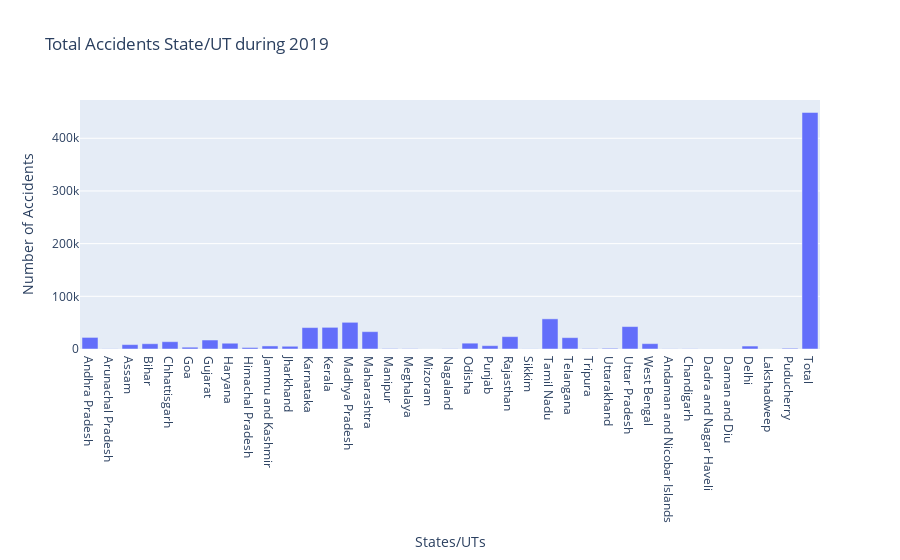
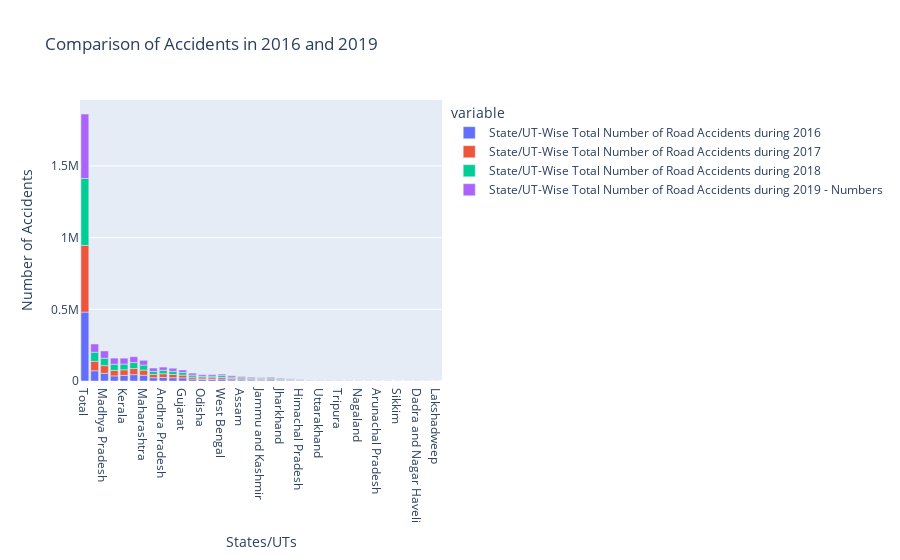
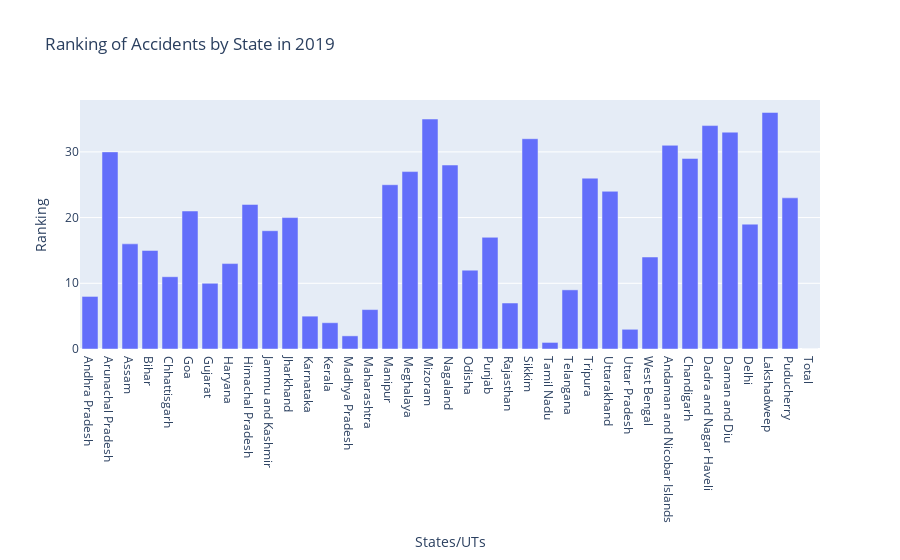
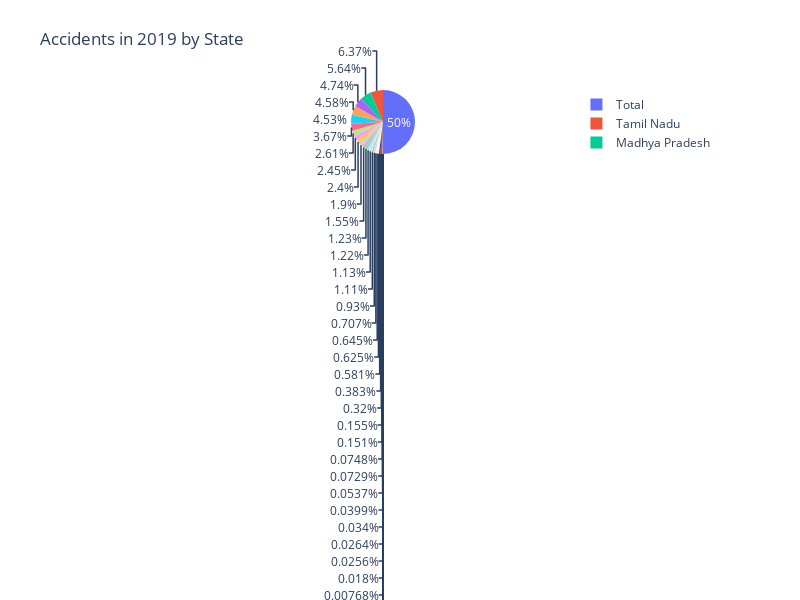

Notebook code cell kept with these figures, in order:
### Code cell
f1=px.bar(df, x='States/UTs', y='State/UT-Wise Total Number of Road Accidents during 2019 - Numbers', title='Total Accidents State/UT during 2019')
f1.update_layout(yaxis_title='Number of Accidents', height=1000)
f1.show()

top=df.nlargest(37, 'State/UT-Wise Total Number of Road Accidents during 2019 - Numbers')
f2=px.bar(top, x='States/UTs', y=['State/UT-Wise Total Number of Road Accidents during 2016', 'State/UT-Wise Total Number of Road Accidents during 2017', 'State/UT-Wise Total Number of Road Accidents during 2018', 'State/UT-Wise Total Number of Road Accidents during 2019 - Numbers'], title='Comparison of Accidents in 2016 and 2019')
f2.update_layout(yaxis_title='Number of Accidents', height=1000)
f2.show()

f3=px.bar(df, x='States/UTs', y='State/UT-Wise Total Number of Road Accidents during 2019 - Rank', title='Ranking of Accidents by State in 2019')
f3.update_layout(yaxis_title='Ranking', height=1000)
f3.show()

f4=px.pie(df, names='States/UTs', values='Share of States/UTs in Total Number of Road Accidents - 2019', title='Accidents in 2019 by State')
f4.update_layout(width=800, height=600)
f4.show()

### Figure 1 — Plotly figure (JSON) as saved in the notebook; plotly's stock layout.template omitted (floating-point values rounded to 4 significant figures)
{"data": [{"alignmentgroup": "True", "hovertemplate": "States/UTs=%{x}<br>State/UT-Wise Total Number of Road Accidents during 2019 - Numbers=%{y}<extra></extra>", "legendgroup": "", "marker": {"color": "#636efa", "pattern": {"shape": ""}}, "name": "", "offsetgroup": "", "orientation": "v", "showlegend": false, "textposition": "auto", "type": "bar", "x": ["Andhra Pradesh", "Arunachal Pradesh", "Assam", "Bihar", "Chhattisgarh", "Goa", "Gujarat", "Haryana", "Himachal Pradesh", "Jammu and Kashmir", "Jharkhand", "Karnataka", "Kerala", "Madhya Pradesh", "Maharashtra", "Manipur", "Meghalaya", "Mizoram", "Nagaland", "Odisha", "Punjab", "Rajasthan", "Sikkim", "Tamil Nadu", "Telangana", "Tripura", "Uttarakhand", "Uttar Pradesh", "West Bengal", "Andaman and Nicobar Islands", "Chandigarh", "Dadra and Nagar Haveli", "Daman and Diu", "Delhi", "Lakshadweep", "Puducherry", "Total "], "xaxis": "x", "y": [21992, 237, 8350, 10007, 13899, 3440, 17046, 10944, 2873, 5796, 5217, 40658, 41111, 50669, 32925, 672, 482, 62, 358, 11064, 6348, 23480, 162, 57228, 21570, 655, 1352, 42572, 10158, 230, 305, 68, 69, 5610, 1, 1392, 449002], "yaxis": "y"}], "layout": {"autosize": true, "barmode": "relative", "dragmode": "zoom", "legend": {"tracegroupgap": 0}, "title": {"text": "Total Accidents State/UT during 2019"}, "xaxis": {"anchor": "y", "autorange": false, "domain": [0, 1], "range": [-0.5, 36.5], "title": {"text": "States/UTs"}, "type": "category"}, "yaxis": {"anchor": "x", "autorange": false, "domain": [0, 1], "range": [4.075e-10, 472600.0], "title": {"text": "Number of Accidents"}, "type": "linear"}}}

### Figure 2 — Plotly figure (JSON) as saved in the notebook; plotly's stock layout.template omitted (floating-point values rounded to 4 significant figures)
{"data": [{"alignmentgroup": "True", "hovertemplate": "variable=State/UT-Wise Total Number of Road Accidents during 2016<br>States/UTs=%{x}<br>value=%{y}<extra></extra>", "legendgroup": "State/UT-Wise Total Number of Road Accidents during 2016", "marker": {"color": "#636efa", "pattern": {"shape": ""}}, "name": "State/UT-Wise Total Number of Road Accidents during 2016", "offsetgroup": "State/UT-Wise Total Number of Road Accidents during 2016", "orientation": "v", "showlegend": true, "textposition": "auto", "type": "bar", "x": ["Total ", "Tamil Nadu", "Madhya Pradesh", "Uttar Pradesh", "Kerala", "Karnataka", "Maharashtra", "Rajasthan", "Andhra Pradesh", "Telangana", "Gujarat", "Chhattisgarh", "Odisha", "Haryana", "West Bengal", "Bihar", "Assam", "Punjab", "Jammu and Kashmir", "Delhi", "Jharkhand", "Goa", "Himachal Pradesh", "Puducherry", "Uttarakhand", "Manipur", "Tripura", "Meghalaya", "Nagaland", "Chandigarh", "Arunachal Pradesh", "Andaman and Nicobar Islands", "Sikkim", "Daman and Diu", "Dadra and Nagar Haveli", "Mizoram", "Lakshadweep"], "xaxis": "x", "y": [480652, 71431, 53972, 35612, 39420, 44403, 39878, 23066, 24888, 22811, 21859, 13580, 10532, 11234, 13580, 8222, 7435, 6952, 5501, 7375, 4932, 4304, 3168, 1766, 1591, 538, 557, 620, 75, 428, 249, 238, 210, 71, 70, 83, 1], "yaxis": "y"}, {"alignmentgroup": "True", "hovertemplate": "variable=State/UT-Wise Total Number of Road Accidents during 2017<br>States/UTs=%{x}<br>value=%{y}<extra></extra>", "legendgroup": "State/UT-Wise Total Number of Road Accidents during 2017", "marker": {"color": "#EF553B", "pattern": {"shape": ""}}, "name": "State/UT-Wise Total Number of Road Accidents during 2017", "offsetgroup": "State/UT-Wise Total Number of Road Accidents during 2017", "orientation": "v", "showlegend": true, "textposition": "auto", "type": "bar", "x": ["Total ", "Tamil Nadu", "Madhya Pradesh", "Uttar Pradesh", "Kerala", "Karnataka", "Maharashtra", "Rajasthan", "Andhra Pradesh", "Telangana", "Gujarat", "Chhattisgarh", "Odisha", "Haryana", "West Bengal", "Bihar", "Assam", "Punjab", "Jammu and Kashmir", "Delhi", "Jharkhand", "Goa", "Himachal Pradesh", "Puducherry", "Uttarakhand", "Manipur", "Tripura", "Meghalaya", "Nagaland", "Chandigarh", "Arunachal Pradesh", "Andaman and Nicobar Islands", "Sikkim", "Daman and Diu", "Dadra and Nagar Haveli", "Mizoram", "Lakshadweep"], "xaxis": "x", "y": [464910, 65562, 53399, 38783, 38470, 42542, 35853, 22112, 25727, 22484, 19081, 13563, 10855, 11258, 11631, 8855, 7170, 6273, 5624, 6673, 5198, 3917, 3114, 1693, 1603, 578, 503, 675, 531, 342, 241, 189, 196, 79, 67, 68, 1], "yaxis": "y"}, {"alignmentgroup": "True", "hovertemplate": "variable=State/UT-Wise Total Number of Road Accidents during 2018<br>States/UTs=%{x}<br>value=%{y}<extra></extra>", "legendgroup": "State/UT-Wise Total Number of Road Accidents during 2018", "marker": {"color": "#00cc96", "pattern": {"shape": ""}}, "name": "State/UT-Wise Total Number of Road Accidents during 2018", "offsetgroup": "State/UT-Wise Total Number of Road Accidents during 2018", "orientation": "v", "showlegend": true, "textposition": "auto", "type": "bar", "x": ["Total ", "Tamil Nadu", "Madhya Pradesh", "Uttar Pradesh", "Kerala", "Karnataka", "Maharashtra", "Rajasthan", "Andhra Pradesh", "Telangana", "Gujarat", "Chhattisgarh", "Odisha", "Haryana", "West Bengal", "Bihar", "Assam", "Punjab", "Jammu and Kashmir", "Delhi", "Jharkhand", "Goa", "Himachal Pradesh", "Puducherry", "Uttarakhand", "Manipur", "Tripura", "Meghalaya", "Nagaland", "Chandigarh", "Arunachal Pradesh", "Andaman and Nicobar Islands", "Sikkim", "Daman and Diu", "Dadra and Nagar Haveli", "Mizoram", "Lakshadweep"], "xaxis": "x", "y": [467044, 63920, 51397, 42568, 40181, 41707, 35717, 21743, 24475, 22230, 18769, 13864, 11262, 11238, 12705, 9600, 8248, 6428, 5978, 6515, 5394, 3709, 3110, 1597, 1468, 601, 552, 399, 430, 316, 277, 254, 180, 76, 80, 53, 3], "yaxis": "y"}, {"alignmentgroup": "True", "hovertemplate": "variable=State/UT-Wise Total Number of Road Accidents during 2019 - Numbers<br>States/UTs=%{x}<br>value=%{y}<extra></extra>", "legendgroup": "State/UT-Wise Total Number of Road Accidents during 2019 - Numbers", "marker": {"color": "#ab63fa", "pattern": {"shape": ""}}, "name": "State/UT-Wise Total Number of Road Accidents during 2019 - Numbers", "offsetgroup": "State/UT-Wise Total Number of Road Accidents during 2019 - Numbers", "orientation": "v", "showlegend": true, "textposition": "auto", "type": "bar", "x": ["Total ", "Tamil Nadu", "Madhya Pradesh", "Uttar Pradesh", "Kerala", "Karnataka", "Maharashtra", "Rajasthan", "Andhra Pradesh", "Telangana", "Gujarat", "Chhattisgarh", "Odisha", "Haryana", "West Bengal", "Bihar", "Assam", "Punjab", "Jammu and Kashmir", "Delhi", "Jharkhand", "Goa", "Himachal Pradesh", "Puducherry", "Uttarakhand", "Manipur", "Tripura", "Meghalaya", "Nagaland", "Chandigarh", "Arunachal Pradesh", "Andaman and Nicobar Islands", "Sikkim", "Daman and Diu", "Dadra and Nagar Haveli", "Mizoram", "Lakshadweep"], "xaxis": "x", "y": [449002, 57228, 50669, 42572, 41111, 40658, 32925, 23480, 21992, 21570, 17046, 13899, 11064, 10944, 10158, 10007, 8350, 6348, 5796, 5610, 5217, 3440, 2873, 1392, 1352, 672, 655, 482, 358, 305, 237, 230, 162, 69, 68, 62, 1], "yaxis": "y"}], "layout": {"autosize": true, "barmode": "relative", "legend": {"title": {"text": "variable"}, "tracegroupgap": 0}, "title": {"text": "Comparison of Accidents in 2016 and 2019"}, "xaxis": {"anchor": "y", "autorange": true, "domain": [0, 1], "range": [-0.5, 36.5], "title": {"text": "States/UTs"}, "type": "category"}, "yaxis": {"anchor": "x", "autorange": true, "domain": [0, 1], "range": [0, 1960000.0], "title": {"text": "Number of Accidents"}, "type": "linear"}}}

### Figure 3 — Plotly figure (JSON) as saved in the notebook; plotly's stock layout.template omitted (floating-point values rounded to 4 significant figures)
{"data": [{"alignmentgroup": "True", "hovertemplate": "States/UTs=%{x}<br>State/UT-Wise Total Number of Road Accidents during 2019 - Rank=%{y}<extra></extra>", "legendgroup": "", "marker": {"color": "#636efa", "pattern": {"shape": ""}}, "name": "", "offsetgroup": "", "orientation": "v", "showlegend": false, "textposition": "auto", "type": "bar", "x": ["Andhra Pradesh", "Arunachal Pradesh", "Assam", "Bihar", "Chhattisgarh", "Goa", "Gujarat", "Haryana", "Himachal Pradesh", "Jammu and Kashmir", "Jharkhand", "Karnataka", "Kerala", "Madhya Pradesh", "Maharashtra", "Manipur", "Meghalaya", "Mizoram", "Nagaland", "Odisha", "Punjab", "Rajasthan", "Sikkim", "Tamil Nadu", "Telangana", "Tripura", "Uttarakhand", "Uttar Pradesh", "West Bengal", "Andaman and Nicobar Islands", "Chandigarh", "Dadra and Nagar Haveli", "Daman and Diu", "Delhi", "Lakshadweep", "Puducherry", "Total "], "xaxis": "x", "y": [8, 30, 16, 15, 11, 21, 10, 13, 22, 18, 20, 5, 4, 2, 6, 25, 27, 35, 28, 12, 17, 7, 32, 1, 9, 26, 24, 3, 14, 31, 29, 34, 33, 19, 36, 23, 0], "yaxis": "y"}], "layout": {"autosize": true, "barmode": "relative", "legend": {"tracegroupgap": 0}, "title": {"text": "Ranking of Accidents by State in 2019"}, "xaxis": {"anchor": "y", "autorange": true, "domain": [0, 1], "range": [-0.5, 36.5], "title": {"text": "States/UTs"}, "type": "category"}, "yaxis": {"anchor": "x", "autorange": true, "domain": [0, 1], "range": [0, 37.89], "title": {"text": "Ranking"}, "type": "linear"}}}

### Figure 4 — Plotly figure (JSON) as saved in the notebook; plotly's stock layout.template omitted (floating-point values rounded to 4 significant figures)
{"data": [{"domain": {"x": [0, 1], "y": [0, 1]}, "hovertemplate": "States/UTs=%{label}<br>Share of States/UTs in Total Number of Road Accidents - 2019=%{value}<extra></extra>", "labels": ["Andhra Pradesh", "Arunachal Pradesh", "Assam", "Bihar", "Chhattisgarh", "Goa", "Gujarat", "Haryana", "Himachal Pradesh", "Jammu and Kashmir", "Jharkhand", "Karnataka", "Kerala", "Madhya Pradesh", "Maharashtra", "Manipur", "Meghalaya", "Mizoram", "Nagaland", "Odisha", "Punjab", "Rajasthan", "Sikkim", "Tamil Nadu", "Telangana", "Tripura", "Uttarakhand", "Uttar Pradesh", "West Bengal", "Andaman and Nicobar Islands", "Chandigarh", "Dadra and Nagar Haveli", "Daman and Diu", "Delhi", "Lakshadweep", "Puducherry", "Total "], "legendgroup": "", "name": "", "showlegend": true, "type": "pie", "values": [4.898, 0.05278, 1.86, 2.229, 3.096, 0.7661, 3.796, 2.437, 0.6399, 1.291, 1.162, 9.055, 9.156, 11.28, 7.333, 0.1497, 0.1073, 0.01381, 0.07973, 2.464, 1.414, 5.229, 0.03608, 12.75, 4.804, 0.1459, 0.3011, 9.481, 2.262, 0.05122, 0.06793, 0.01514, 0.01537, 1.249, 0.0002227, 0.31, 100]}], "layout": {"height": 600, "legend": {"tracegroupgap": 0}, "title": {"text": "Accidents in 2019 by State"}, "width": 800}}
